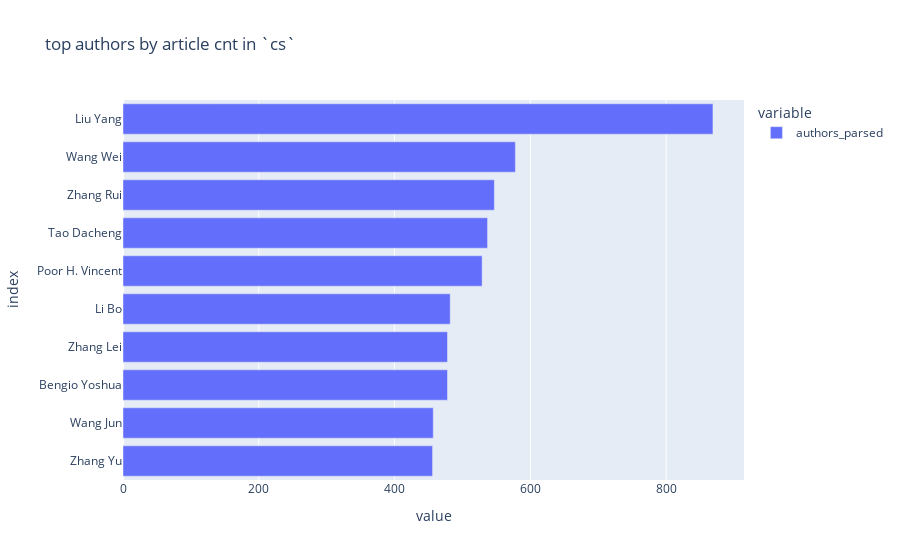

Source (notebook cell):
### Code cell
articles_by_author = df.loc[
    category_idx, 
    ['authors_parsed', 'categories']
].explode('authors_parsed')

article_cnt_by_author = \
articles_by_author['authors_parsed'].value_counts().sort_values(ascending=True)

top_n_authors = article_cnt_by_author.iloc[-10:]
px.bar(top_n_authors, orientation='h', title=f'top authors by article cnt in `{cat2_to_explore}`')

### Figure 1 — Plotly figure (JSON) as saved in the notebook; plotly's stock layout.template omitted (floating-point values rounded to 4 significant figures)
{"data": [{"alignmentgroup": "True", "hovertemplate": "variable=authors_parsed<br>value=%{x}<br>index=%{y}<extra></extra>", "legendgroup": "authors_parsed", "marker": {"color": "#636efa", "pattern": {"shape": ""}}, "name": "authors_parsed", "offsetgroup": "authors_parsed", "orientation": "h", "showlegend": true, "textposition": "auto", "type": "bar", "x": [456, 457, 478, 478, 482, 529, 537, 547, 578, 869], "xaxis": "x", "y": ["Zhang Yu", "Wang Jun", "Bengio Yoshua", "Zhang Lei", "Li Bo", "Poor H. Vincent", "Tao Dacheng", "Zhang Rui", "Wang Wei", "Liu Yang"], "yaxis": "y"}], "layout": {"barmode": "relative", "legend": {"title": {"text": "variable"}, "tracegroupgap": 0}, "title": {"text": "top authors by article cnt in `cs`"}, "xaxis": {"anchor": "y", "domain": [0, 1], "title": {"text": "value"}}, "yaxis": {"anchor": "x", "domain": [0, 1], "title": {"text": "index"}}}}
